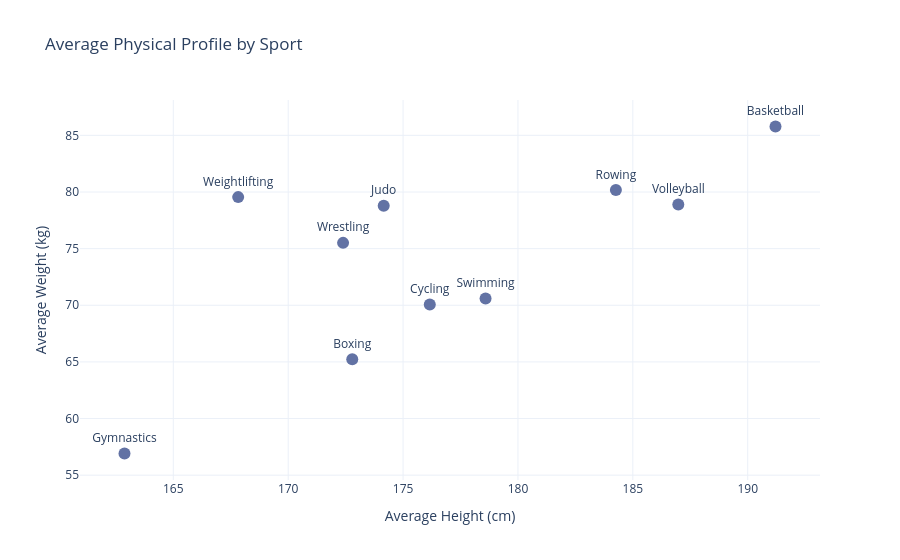

This figure's notebook cell:
### Markdown cell above
## Average Physical Profile by Sport
The scatter plot shows the average height and weight of athletes across 10 selected sports.
Each point represents the average physical profile of athletes in that discipline throughout Olympic history.
A clear pattern emerges: sports requiring explosive power and height (Basketball, Volleyball, Rowing) cluster in the top-right, while sports favoring lighter and shorter athletes (Gymnastics) sit in the bottom-left. Weightlifting is a notable outlier, athletes are short but very heavy.

### Code cell
sport_selezionati = [
    'Basketball', 'Gymnastics', 'Weightlifting',
    'Swimming', 'Wrestling', 'Rowing',
    'Boxing', 'Cycling', 'Volleyball', 'Judo'
]

df_sport = (df[df['Sport'].isin(sport_selezionati)]
              .dropna(subset=['Height', 'Weight'])
              .groupby('Sport')[['Height', 'Weight']]
              .mean()
              .reset_index())

fig = px.scatter(
    df_sport,
    x='Height',
    y='Weight',
    text='Sport',
    title='Average Physical Profile by Sport',
    labels={'Height': 'Average Height (cm)', 'Weight': 'Average Weight (kg)'},
)

fig.update_traces(
    marker=dict(size=12, color='#6272a4'),
    textposition='top center'
)

fig.update_layout(template='plotly_white')

fig.show()

### Figure 1 — Plotly figure (JSON) as saved in the notebook; plotly's stock layout.template omitted (floating-point values rounded to 4 significant figures)
{"data": [{"hovertemplate": "Average Height (cm)=%{x}<br>Average Weight (kg)=%{y}<br>Sport=%{text}<extra></extra>", "legendgroup": "", "marker": {"color": "#6272a4", "size": 12, "symbol": "circle"}, "mode": "markers+text", "name": "", "orientation": "v", "showlegend": false, "text": ["Basketball", "Boxing", "Cycling", "Gymnastics", "Judo", "Rowing", "Swimming", "Volleyball", "Weightlifting", "Wrestling"], "textposition": "top center", "type": "scatter", "x": [191.2, 172.8, 176.2, 162.9, 174.2, 184.3, 178.6, 187.0, 167.8, 172.4], "xaxis": "x", "y": [85.78, 65.24, 70.07, 56.91, 78.78, 80.17, 70.59, 78.9, 79.55, 75.51], "yaxis": "y"}], "layout": {"legend": {"tracegroupgap": 0}, "title": {"text": "Average Physical Profile by Sport"}, "xaxis": {"anchor": "y", "domain": [0, 1], "title": {"text": "Average Height (cm)"}}, "yaxis": {"anchor": "x", "domain": [0, 1], "title": {"text": "Average Weight (kg)"}}}}
